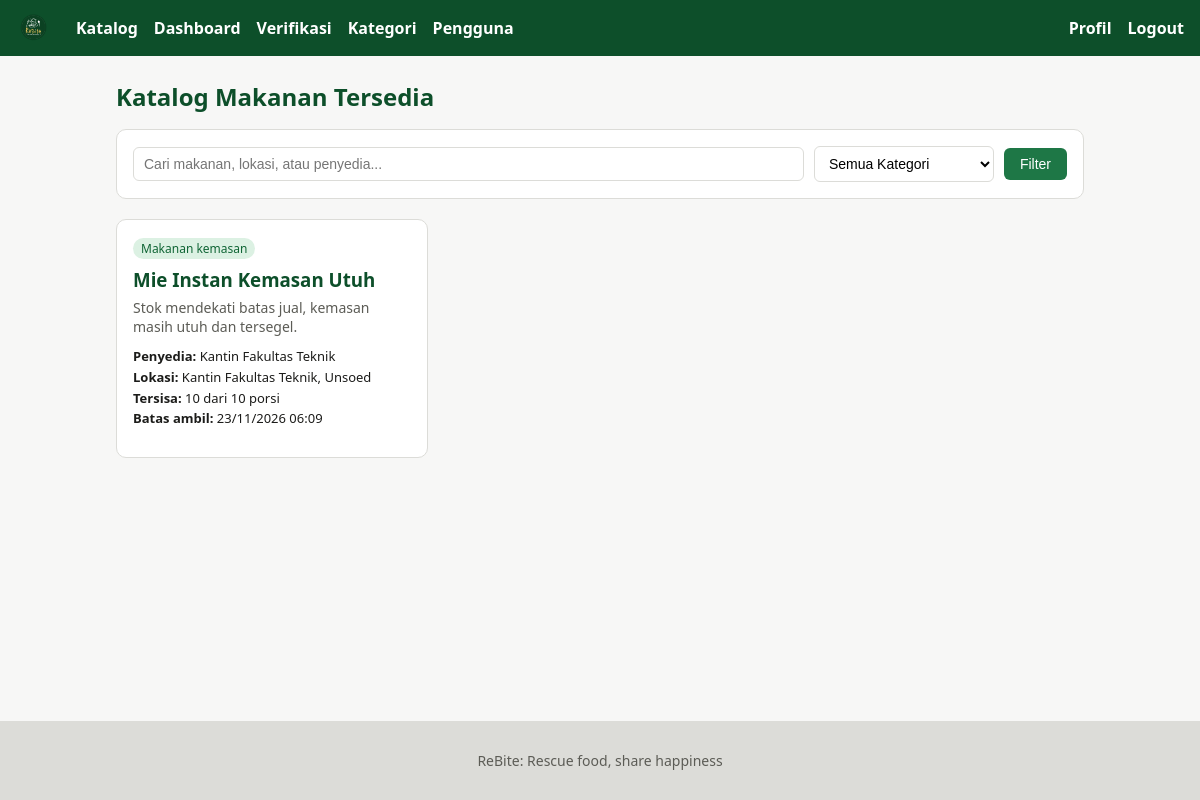
Page /katalog.php (signed in) on the committed database.
### tables this page shows
CREATE TABLE `makanan` (
  `id` int(11) NOT NULL AUTO_INCREMENT,
  `id_penyedia` int(11) NOT NULL,
  `id_kategori` int(11) NOT NULL,
  `nama` varchar(100) NOT NULL,
  `deskripsi` text DEFAULT NULL,
  `foto` varchar(255) DEFAULT NULL,
  `porsi_total` int(11) NOT NULL,
  `porsi_tersisa` int(11) NOT NULL,
  `lokasi` varchar(255) NOT NULL,
  `batas_ambil` datetime NOT NULL,
  `status` enum('tersedia','habis','kedaluwarsa') NOT NULL DEFAULT 'tersedia',
  `created_at` timestamp NOT NULL DEFAULT CURRENT_TIMESTAMP,
  PRIMARY KEY (`id`),
  KEY `idx_makanan_penyedia` (`id_penyedia`),
  KEY `idx_makanan_kategori` (`id_kategori`),
  CONSTRAINT `fk_makanan_penyedia` FOREIGN KEY (`id_penyedia`) REFERENCES `users` (`id`) ON DELETE CASCADE,
  CONSTRAINT `fk_makanan_kategori` FOREIGN KEY (`id_kategori`) REFERENCES `kategori` (`id`)
);

CREATE TABLE `kategori` (
  `id` int(11) NOT NULL AUTO_INCREMENT,
  `nama` varchar(50) NOT NULL,
  PRIMARY KEY (`id`),
  UNIQUE KEY `uk_kategori_nama` (`nama`)
);

CREATE TABLE `users` (
  `id` int(11) NOT NULL AUTO_INCREMENT,
  `nama` varchar(100) NOT NULL,
  `email` varchar(100) NOT NULL,
  `password` varchar(255) NOT NULL,
  `role` enum('admin','penyedia','penerima') NOT NULL,
  `no_hp` varchar(20) DEFAULT NULL,
  `alamat` text DEFAULT NULL,
  `status_verifikasi` enum('pending','terverifikasi') NOT NULL DEFAULT 'pending',
  `created_at` timestamp NOT NULL DEFAULT CURRENT_TIMESTAMP,
  PRIMARY KEY (`id`),
  UNIQUE KEY `uk_users_email` (`email`)
);

### includes/koneksi.php (called while the page is built, shortened)
<?php
function e($teks)
{
    return htmlspecialchars((string) $teks, ENT_QUOTES, 'UTF-8');
}
function tampil_flash()
{
    $hasil = '';
    return $hasil;
}
?>

### katalog.php (the view, shortened to what this page needs)
<?php
require_once __DIR__ . '/includes/koneksi.php';
mysqli_query($koneksi,
    "UPDATE makanan SET status = 'kedaluwarsa'
     WHERE status = 'tersedia' AND batas_ambil <= NOW()");
$cari       = trim($_GET['q'] ?? '');
$where  = ["m.status = 'tersedia'", "m.porsi_tersisa > 0", "m.batas_ambil > NOW()"];
$sql = "SELECT m.id, m.nama, m.deskripsi, m.foto, m.porsi_tersisa, m.porsi_total,
               m.lokasi, m.batas_ambil, k.nama AS nama_kategori, u.nama AS nama_penyedia
        FROM makanan m
        JOIN kategori k ON m.id_kategori = k.id
        JOIN users u ON m.id_penyedia = u.id
        WHERE " . implode(' AND ', $where) . "
        ORDER BY m.batas_ambil ASC";
$stmt = mysqli_prepare($koneksi, $sql);
mysqli_stmt_execute($stmt);
$hasil = mysqli_stmt_get_result($stmt);
include __DIR__ . '/includes/header.php';
?>
<div style="display:flex; justify-content:space-between; align-items:center; flex-wrap:wrap; gap:12px; margin-bottom:16px;">
  <h2 style="margin:0;">Katalog Makanan Tersedia</h2>
</div>
<div class="card" style="margin-bottom:20px;">
  <form method="get" style="display:flex; flex-wrap:wrap; gap:10px; align-items:center;">
    <input type="text" name="q" placeholder="Cari makanan, lokasi, atau penyedia..."
           value="<?= e($cari) ?>" style="flex:1; min-width:200px;">
    <select name="kategori" style="width:auto; min-width:180px;">
      <option value="0">Semua Kategori</option>
    </select>
    <button type="submit" class="btn">Filter</button>
  </form>
</div>
<?php if (mysqli_num_rows($hasil) === 0): ?>
  <div class="card">
    <p style="margin:0;">Belum ada makanan tersedia yang sesuai dengan pencarian.</p>
  </div>
<?php else: ?>
  <div class="grid">
    <?php while ($row = mysqli_fetch_assoc($hasil)): ?>
      <div class="card" style="display:flex; flex-direction:column; justify-content:space-between;">
        <div>
          <span class="badge badge-ok"><?= e($row['nama_kategori']) ?></span>
          <h3 style="margin:8px 0 6px;"><?= e($row['nama']) ?></h3>
          <?php if (!empty($row['deskripsi'])): ?>
            <p style="font-size:14px; color:var(--color-ink-600); margin:0 0 10px;">
              <?= e($row['deskripsi']) ?>
            </p>
          <?php endif; ?>
          <div style="font-size:13px; line-height:1.6; margin-bottom:12px;">
            <div><strong>Penyedia:</strong> <?= e($row['nama_penyedia']) ?></div>
            <div><strong>Lokasi:</strong> <?= e($row['lokasi']) ?></div>
            <div><strong>Tersisa:</strong> <?= (int) $row['porsi_tersisa'] ?> dari <?= (int) $row['porsi_total'] ?> porsi</div>
            <div><strong>Batas ambil:</strong> <?= e(date('d/m/Y H:i', strtotime($row['batas_ambil']))) ?></div>
          </div>
        </div>
      </div>
    <?php endwhile; ?>
  </div>
<?php endif; ?>
<?php
include __DIR__ . '/includes/footer.php';
?>

### assets/css/style.css (style rules this page uses)
:root { --color-brand-50: #f0f9f3; --color-brand-100: #dcf1e3; --color-brand-300: #8ccda6; --color-brand-600: #1e7746; --color-brand-700: #106535; --color-brand-800: #0d4f2a; --color-brand-900: #0b4023; --color-ink-50: #f7f7f6; --color-ink-200: #dcdcd8; --color-ink-600: #5c5c56; --color-ink-900: #1c1c1a; --color-surface: #fff; --color-surface-muted: var(--color-ink-50); --oranye: #f57c00; --merah: #c62828; }
* { box-sizing: border-box; }
body { margin: 0; font-family: system-ui, Arial, sans-serif; color: var(--color-ink-900); background: var(--color-surface-muted); min-height: 100vh; display: flex; flex-direction: column; }
h1, h2, h3 { color: var(--color-brand-800); }
.btn { display: inline-block; padding: 8px 16px; border: none; border-radius: 6px; background: var(--color-brand-600); color: #fff; text-decoration: none; cursor: pointer; font-size: 14px; }
.card { background: var(--color-surface); border: 1px solid var(--color-ink-200); border-radius: 10px; padding: 16px; }
.grid { display: grid; grid-template-columns: repeat(auto-fill, minmax(240px, 1fr)); gap: 16px; }
form input, form select, form textarea, .form input, .form select, .form textarea { width: 100%; padding: 8px 10px; border: 1px solid var(--color-ink-200); border-radius: 6px; font-size: 14px; background: var(--color-surface); }
.badge { display: inline-block; padding: 2px 8px; border-radius: 12px; font-size: 12px; background: var(--color-ink-200); color: var(--color-ink-600); }
.badge-ok { background: var(--color-brand-100); color: var(--color-brand-700); }

### rows in the picture
makanan: id_kategori.nama "Makanan kemasan", nama "Mie Instan Kemasan Utuh", deskripsi "Stok mendekati batas jual, kemasan masih utuh dan tersegel.", id_penyedia.nama "Kantin Fakultas Teknik", lokasi "Kantin Fakultas Teknik, Unsoed", porsi_tersisa "10", porsi_total "10", batas_ambil "23/11/2026 06:09"
